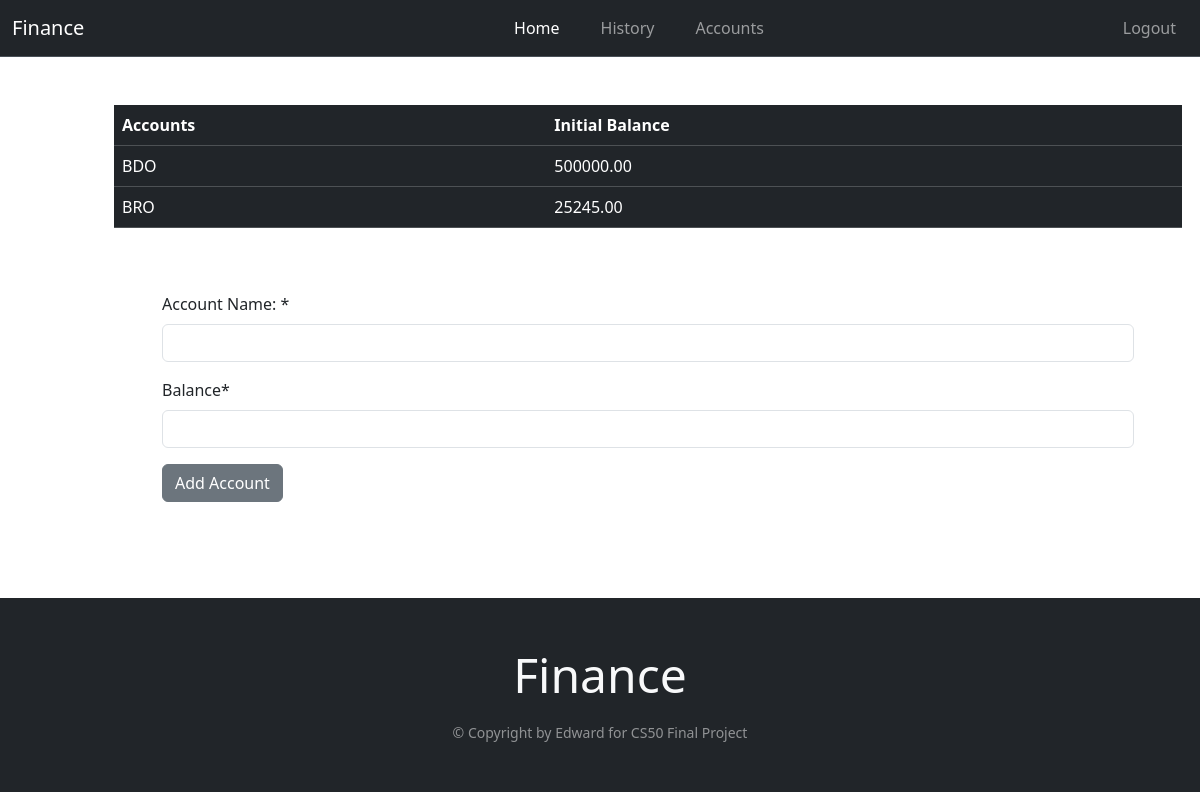
Before: /accounts/ (signed in) with the older database file.
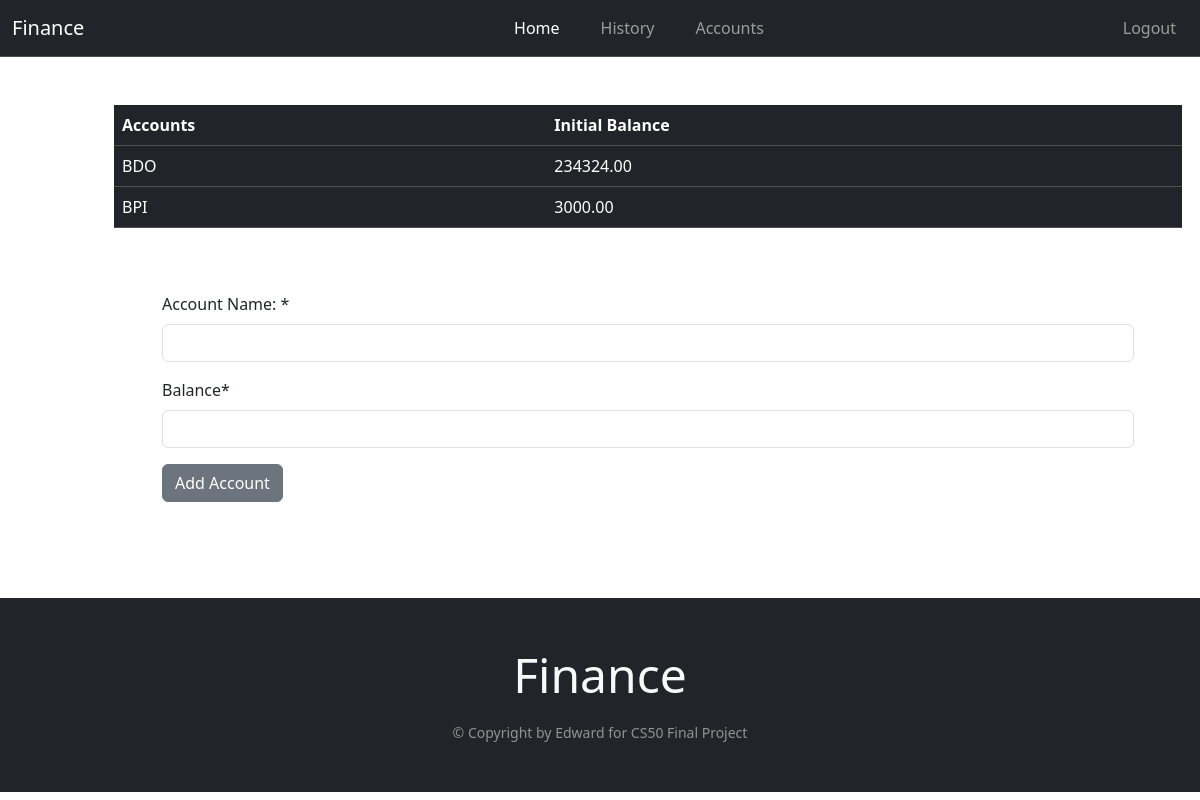
After: the same page with the newer database file.
### main/models.py (models this page shows, shortened)
class Accounts(models.Model):
    user = models.ForeignKey(User, related_name="accounts", null=True, on_delete=models.CASCADE)
    account_name = models.CharField(max_length=200)
    balance = models.DecimalField(max_digits=13, decimal_places=2)
    class Meta:
        unique_together = 'user', 'account_name'

### main/views.py (the view)
# urls.py: path("accounts/", views.accounts, name="accounts"),
@login_required(login_url="/login/")
def accounts(response):
    if response.method == "POST":
        form = CreateNewAccount(response.POST)
        if form.is_valid():
            n = form.cleaned_data["name"].upper()
            b = form.cleaned_data["balance"]
            new = Accounts(account_name=n, balance=b)
            new.save()
            try:
                response.user.accounts.add(new)
            except IntegrityError as e:
                print(e)
        return redirect("/accounts")
    else:
        form = CreateNewAccount()
    return render(response, "main/accounts.html", {"form": form})

### main/forms.py
class CreateNewAccount(forms.Form):
    name = forms.CharField(label="Account Name: ", max_length=200)
    balance = forms.DecimalField(max_digits=13)

### main/templates/main/accounts.html (shortened to what this page needs)
{% extends "main/base.html" %}
{% load crispy_forms_tags %}
{% block content %}
    <div class="container">
        <div class="container-md m-5">
            {% if user.accounts.all %}
                <table class="table table-hover table-dark">
                    <thead>
                        <tr>
                            <th scope="col">Accounts</th>
                            <th scope="col">Initial Balance</th>
                        </tr>
                    </thead>
                    <tbody>
                        {% for account in user.accounts.all %}
                            <tr>
                                <td>{{ account.account_name }}</td>
                                <td>{{ account.balance }}</td>
                            </tr>
                        {% endfor %}
                    </tbody>
                </table>
            {% endif %}
            <div class="container p-5">
                <form action="/accounts/" class="form-group" method="POST" autocomplete="off">
                    {{ form | crispy}}
                    <button type="submit" class="btn btn-secondary">Add Account</button>
                </form>
            </div>
        </div>
    </div>
{% endblock %}

Changed rows visible on the page:
changed Accounts "BDO": balance "500000.00" → "234324.00"
changed Accounts: account_name "BRO" → "BPI"; balance "25245.00" → "3000.00"
